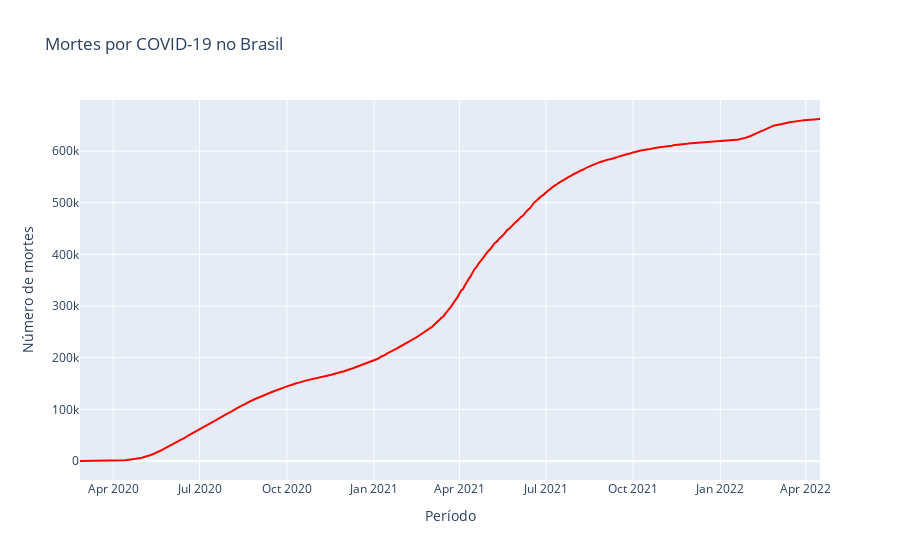

Notebook code cell kept with this figure:
### Markdown cell above
## Mortes

### Code cell
fig = go.Figure()

fig.add_trace(
    go.Scatter(x=brasil.date, y=brasil.deaths, name="Mortes", line=dict(color="red"))
)

fig.update_layout(title="Mortes por COVID-19 no Brasil", xaxis_title="Período", yaxis_title="Número de mortes")
fig.show()

### Figure 1 — Plotly figure (JSON) as saved in the notebook; plotly's stock layout.template omitted (floating-point values rounded to 4 significant figures; data arrays with more than 128 entries replaced by an {"elided": "..."} marker saying what was removed)
{"data": [{"line": {"color": "red"}, "name": "Mortes", "type": "scatter", "x": {"elided": "781 str values"}, "y": {"elided": "781 int values"}}], "layout": {"title": {"text": "Mortes por COVID-19 no Brasil"}, "xaxis": {"title": {"text": "Período"}}, "yaxis": {"title": {"text": "Número de mortes"}}}}
